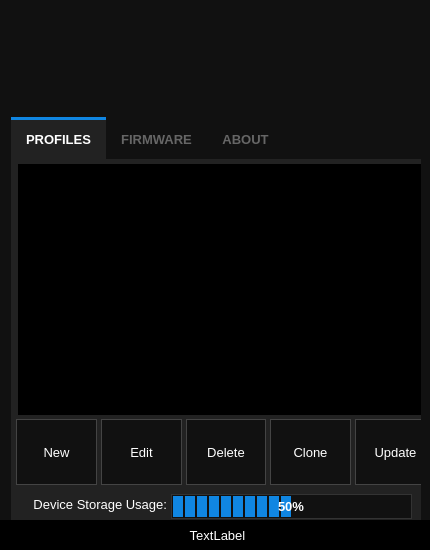
<?xml version="1.0" encoding="UTF-8"?>
<ui version="4.0">
 <class>Dialog</class>
 <widget class="QDialog" name="Dialog">
  <property name="enabled">
   <bool>true</bool>
  </property>
  <property name="geometry">
   <rect>
    <x>0</x>
    <y>0</y>
    <width>430</width>
    <height>550</height>
   </rect>
  </property>
  <property name="minimumSize">
   <size>
    <width>430</width>
    <height>550</height>
   </size>
  </property>
  <property name="maximumSize">
   <size>
    <width>430</width>
    <height>550</height>
   </size>
  </property>
  <property name="windowTitle">
   <string>Title</string>
  </property>
  <property name="styleSheet">
   <string notr="true">QDialog {
	background-color: #111;
}

QProgressBar {
	background-color: #111;
	border-color: #333;
	border-width: 1px;
	border-style: solid;
	color:white;
}

QMessageBox {
	background-color: #111;
	color:white;
}
</string>
  </property>
  <property name="locale">
   <locale language="English" country="UnitedStates"/>
  </property>
  <widget class="QWidget" name="verticalLayoutWidget">
   <property name="geometry">
    <rect>
     <x>0</x>
     <y>0</y>
     <width>432</width>
     <height>546</height>
    </rect>
   </property>
   <layout class="QVBoxLayout" name="verticalLayout">
    <property name="sizeConstraint">
     <enum>QLayout::SetNoConstraint</enum>
    </property>
    <item>
     <widget class="QLabel" name="ImageHeader">
      <property name="minimumSize">
       <size>
        <width>0</width>
        <height>100</height>
       </size>
      </property>
      <property name="maximumSize">
       <size>
        <width>16777215</width>
        <height>100</height>
       </size>
      </property>
      <property name="text">
       <string/>
      </property>
      <property name="pixmap">
       <pixmap resource="BeastBox.qrc">:/images/top.png</pixmap>
      </property>
     </widget>
    </item>
    <item>
     <widget class="QTabWidget" name="tabWidget">
      <property name="enabled">
       <bool>true</bool>
      </property>
      <property name="minimumSize">
       <size>
        <width>0</width>
        <height>0</height>
       </size>
      </property>
      <property name="maximumSize">
       <size>
        <width>16777215</width>
        <height>16777215</height>
       </size>
      </property>
      <property name="font">
       <font>
        <pointsize>10</pointsize>
        <weight>75</weight>
        <bold>true</bold>
       </font>
      </property>
      <property name="autoFillBackground">
       <bool>false</bool>
      </property>
      <property name="styleSheet">
       <string notr="true">QTabWidget {
	border: 0px solid #111;
background: #222;
}

QTabWidget::pane {
     border-top: 0px solid #111;
     position: absolute;
 }

QTabBar {
    background: #111;
    color: #666;
    border-radius: 0;
    border: 2px solid #111;
}

QTabBar::tab:top {
    margin: 0px 0px 0 0;
    padding: 12px 15px;
    border-top: 3px solid transparent;
    background: #111;
}
 
QTabBar::tab:selected {
    color: white;
	background: #222;
    border: 0;
}

QTabBar::tab:!enabled {
    color: #666;
    border: 0;
}
 
QTabBar::tab:top:hover {
        border-top: 3px solid #444;
}
QTabBar::tab:top:selected {
 border-top: 3px solid #1086e2;
}
 
QTabBar::tab:hover,
QTabBar::tab:focus {
	
}

QWidget#tab1 {
	background-color: #222;
	border: 0px solid #222;
}
QWidget#tab2 {
	background-color: #222;
	border: 0px solid #222;
}
QWidget#tab3 {
	background-color: #222;
	border: 0px solid #222;
}
QWidget#tab4 {
	background-color: #222;
	border: 0px solid #222;
}

QToolButton {
	background-color: #111;
	color: white;
	border-style: outset;	
	border: 1px solid #444;
}

QToolButton:hover{
	background-color: #222;
	color: #1086e2;
	border: 1px solid #444;
}

QToolButton:!enabled {
	color: #999;
}

QLabel:disabled {
	color: #999;
}

QLabel {
	background-color: #222;
	color: white;
}

QProgressBar {
	background-color: #111;
	border-color: #333;
	border-width: 1px;
	border-style: solid;
	color:white;
}

QProgressBar::chunk {
    background-color: #1086e2;
    width: 10px;
    margin: 0.5px;
}</string>
      </property>
      <property name="currentIndex">
       <number>0</number>
      </property>
      <widget class="QWidget" name="tab1">
       <attribute name="title">
        <string>PROFILES</string>
       </attribute>
       <widget class="QToolButton" name="btn_delProfile">
        <property name="geometry">
         <rect>
          <x>175</x>
          <y>260</y>
          <width>80</width>
          <height>66</height>
         </rect>
        </property>
        <property name="font">
         <font>
          <pointsize>10</pointsize>
         </font>
        </property>
        <property name="text">
         <string>Delete</string>
        </property>
        <property name="icon">
         <iconset resource="BeastBox.qrc">
          <normaloff>:/images/delete.png</normaloff>:/images/delete.png</iconset>
        </property>
        <property name="iconSize">
         <size>
          <width>32</width>
          <height>32</height>
         </size>
        </property>
        <property name="toolButtonStyle">
         <enum>Qt::ToolButtonTextUnderIcon</enum>
        </property>
       </widget>
       <widget class="QToolButton" name="btn_newProfile">
        <property name="geometry">
         <rect>
          <x>5</x>
          <y>260</y>
          <width>81</width>
          <height>66</height>
         </rect>
        </property>
        <property name="font">
         <font>
          <pointsize>10</pointsize>
         </font>
        </property>
        <property name="text">
         <string>New</string>
        </property>
        <property name="icon">
         <iconset resource="BeastBox.qrc">
          <normaloff>:/images/new.png</normaloff>:/images/new.png</iconset>
        </property>
        <property name="iconSize">
         <size>
          <width>32</width>
          <height>32</height>
         </size>
        </property>
        <property name="toolButtonStyle">
         <enum>Qt::ToolButtonTextUnderIcon</enum>
        </property>
       </widget>
       <widget class="QToolButton" name="btn_cloneProfile">
        <property name="geometry">
         <rect>
          <x>259</x>
          <y>260</y>
          <width>81</width>
          <height>66</height>
         </rect>
        </property>
        <property name="font">
         <font>
          <pointsize>10</pointsize>
         </font>
        </property>
        <property name="text">
         <string>Clone</string>
        </property>
        <property name="icon">
         <iconset resource="BeastBox.qrc">
          <normaloff>:/images/copy.png</normaloff>:/images/copy.png</iconset>
        </property>
        <property name="iconSize">
         <size>
          <width>32</width>
          <height>32</height>
         </size>
        </property>
        <property name="toolButtonStyle">
         <enum>Qt::ToolButtonTextUnderIcon</enum>
        </property>
       </widget>
       <widget class="QProgressBar" name="pb_profiles">
        <property name="geometry">
         <rect>
          <x>160</x>
          <y>335</y>
          <width>241</width>
          <height>25</height>
         </rect>
        </property>
        <property name="font">
         <font>
          <pointsize>10</pointsize>
          <weight>75</weight>
          <bold>true</bold>
         </font>
        </property>
        <property name="styleSheet">
         <string notr="true">QProgressBar {
	background-color: #111;
	border-color: #333;
	border-width: 1px;
	border-style: solid;
	color:white;
};</string>
        </property>
        <property name="value">
         <number>50</number>
        </property>
        <property name="alignment">
         <set>Qt::AlignCenter</set>
        </property>
        <property name="textVisible">
         <bool>true</bool>
        </property>
       </widget>
       <widget class="QLabel" name="label_2">
        <property name="enabled">
         <bool>true</bool>
        </property>
        <property name="geometry">
         <rect>
          <x>20</x>
          <y>335</y>
          <width>136</width>
          <height>21</height>
         </rect>
        </property>
        <property name="font">
         <font>
          <pointsize>10</pointsize>
         </font>
        </property>
        <property name="styleSheet">
         <string notr="true">QLabel {
	color: rgb(255, 255, 255);
}

QLabel:disabled
{
	color:#999;
}</string>
        </property>
        <property name="text">
         <string>Device Storage Usage:</string>
        </property>
        <property name="alignment">
         <set>Qt::AlignRight|Qt::AlignTrailing|Qt::AlignVCenter</set>
        </property>
       </widget>
       <widget class="QListWidget" name="lst_profiles">
        <property name="geometry">
         <rect>
          <x>7</x>
          <y>5</y>
          <width>415</width>
          <height>251</height>
         </rect>
        </property>
        <property name="styleSheet">
         <string notr="true">QListWidget  {
	background-color: rgb(0, 0, 0);
}

QScrollBar:vertical  {
    background: #111;
	border: 0;
	width: 20px;
	margin: 0 0 0 0;
	padding: 0 0 0 0;
}

QScrollBar::up-arrow:vertical, QScrollBar::down-arrow:vertical  {
    border: 0;
	margin: 0 0 0 0;
}

 QScrollBar::handle:vertical  {
     background: #333;
	 margin: 20px 0 20px 0;
 }
 
 QScrollBar::add-page:vertical, QScrollBar::sub-page:vertical  {
     background: none;
 }

 QScrollBar::sub-line:vertical  {
     border: 0px solid grey;
 	 image: url(:/images/scroll_up.png);
     subcontrol-position: top;
     subcontrol-origin: content;
 }

 QScrollBar::add-line:vertical  {
     border: 0px solid grey;
	 image: url(:/images/scroll_down.png);
     subcontrol-position: bottom;
     subcontrol-origin: content;
 }
</string>
        </property>
        <property name="frameShape">
         <enum>QFrame::NoFrame</enum>
        </property>
       </widget>
       <widget class="QToolButton" name="btn_edtProfile">
        <property name="geometry">
         <rect>
          <x>90</x>
          <y>260</y>
          <width>81</width>
          <height>66</height>
         </rect>
        </property>
        <property name="font">
         <font>
          <pointsize>10</pointsize>
         </font>
        </property>
        <property name="text">
         <string>Edit</string>
        </property>
        <property name="icon">
         <iconset resource="BeastBox.qrc">
          <normaloff>:/images/edit.png</normaloff>:/images/edit.png</iconset>
        </property>
        <property name="iconSize">
         <size>
          <width>32</width>
          <height>32</height>
         </size>
        </property>
        <property name="toolButtonStyle">
         <enum>Qt::ToolButtonTextUnderIcon</enum>
        </property>
       </widget>
       <widget class="QToolButton" name="btn_updProfile">
        <property name="geometry">
         <rect>
          <x>344</x>
          <y>260</y>
          <width>81</width>
          <height>66</height>
         </rect>
        </property>
        <property name="font">
         <font>
          <pointsize>10</pointsize>
         </font>
        </property>
        <property name="text">
         <string>Update</string>
        </property>
        <property name="icon">
         <iconset resource="BeastBox.qrc">
          <normaloff>:/images/upload.png</normaloff>:/images/upload.png</iconset>
        </property>
        <property name="iconSize">
         <size>
          <width>32</width>
          <height>32</height>
         </size>
        </property>
        <property name="toolButtonStyle">
         <enum>Qt::ToolButtonTextUnderIcon</enum>
        </property>
       </widget>
      </widget>
      <widget class="QWidget" name="tab3">
       <attribute name="title">
        <string>FIRMWARE</string>
       </attribute>
       <widget class="QProgressBar" name="pb_firmware">
        <property name="geometry">
         <rect>
          <x>125</x>
          <y>80</y>
          <width>271</width>
          <height>31</height>
         </rect>
        </property>
        <property name="font">
         <font>
          <pointsize>10</pointsize>
          <weight>75</weight>
          <bold>true</bold>
         </font>
        </property>
        <property name="styleSheet">
         <string notr="true">QProgressBar {
	background-color: #111;
	border-color: #333;
	border-width: 1px;
	border-style: solid;
	color:white;
margin: 0.5px;
};</string>
        </property>
        <property name="value">
         <number>50</number>
        </property>
        <property name="alignment">
         <set>Qt::AlignCenter</set>
        </property>
        <property name="textVisible">
         <bool>false</bool>
        </property>
       </widget>
       <widget class="QLabel" name="label">
        <property name="geometry">
         <rect>
          <x>35</x>
          <y>50</y>
          <width>71</width>
          <height>61</height>
         </rect>
        </property>
        <property name="text">
         <string/>
        </property>
        <property name="pixmap">
         <pixmap resource="BeastBox.qrc">:/images/firmware.png</pixmap>
        </property>
       </widget>
       <widget class="QLabel" name="label_3">
        <property name="geometry">
         <rect>
          <x>35</x>
          <y>300</y>
          <width>356</width>
          <height>46</height>
         </rect>
        </property>
        <property name="font">
         <font>
          <pointsize>10</pointsize>
         </font>
        </property>
        <property name="styleSheet">
         <string notr="true">QLabel {
	color: rgb(255, 255, 255);
}

QLabel:disabled
{
	color:#999;
}

</string>
        </property>
        <property name="inputMethodHints">
         <set>Qt::ImhMultiLine</set>
        </property>
        <property name="text">
         <string>NOTE: During firmware update DO NOT turn off or disconnect device from computer.</string>
        </property>
        <property name="scaledContents">
         <bool>false</bool>
        </property>
        <property name="wordWrap">
         <bool>true</bool>
        </property>
       </widget>
       <widget class="QToolButton" name="btn_update">
        <property name="geometry">
         <rect>
          <x>35</x>
          <y>235</y>
          <width>121</width>
          <height>56</height>
         </rect>
        </property>
        <property name="font">
         <font>
          <pointsize>10</pointsize>
         </font>
        </property>
        <property name="styleSheet">
         <string notr="true">QToolButton {
	padding-left:10;
	padding-right:10;
}</string>
        </property>
        <property name="text">
         <string>   Update</string>
        </property>
        <property name="icon">
         <iconset resource="BeastBox.qrc">
          <normaloff>:/images/update.png</normaloff>:/images/update.png</iconset>
        </property>
        <property name="iconSize">
         <size>
          <width>32</width>
          <height>39</height>
         </size>
        </property>
        <property name="toolButtonStyle">
         <enum>Qt::ToolButtonTextBesideIcon</enum>
        </property>
       </widget>
       <widget class="QToolButton" name="btn_load">
        <property name="geometry">
         <rect>
          <x>35</x>
          <y>165</y>
          <width>121</width>
          <height>56</height>
         </rect>
        </property>
        <property name="font">
         <font>
          <pointsize>10</pointsize>
         </font>
        </property>
        <property name="styleSheet">
         <string notr="true">QToolButton {
padding-left:10;
}</string>
        </property>
        <property name="text">
         <string>   Load...</string>
        </property>
        <property name="icon">
         <iconset resource="BeastBox.qrc">
          <normaloff>:/images/open.png</normaloff>:/images/open.png</iconset>
        </property>
        <property name="iconSize">
         <size>
          <width>32</width>
          <height>39</height>
         </size>
        </property>
        <property name="toolButtonStyle">
         <enum>Qt::ToolButtonTextBesideIcon</enum>
        </property>
       </widget>
       <widget class="QLabel" name="lbl_update_text">
        <property name="geometry">
         <rect>
          <x>130</x>
          <y>50</y>
          <width>261</width>
          <height>21</height>
         </rect>
        </property>
        <property name="font">
         <font>
          <pointsize>10</pointsize>
         </font>
        </property>
        <property name="styleSheet">
         <string notr="true">QLabel {
	color: rgb(255, 255, 255);
}

QLabel:disabled
{
	color:#999;
}

</string>
        </property>
        <property name="inputMethodHints">
         <set>Qt::ImhMultiLine</set>
        </property>
        <property name="text">
         <string/>
        </property>
        <property name="scaledContents">
         <bool>false</bool>
        </property>
        <property name="wordWrap">
         <bool>true</bool>
        </property>
       </widget>
       <widget class="Line" name="line">
        <property name="geometry">
         <rect>
          <x>35</x>
          <y>145</y>
          <width>356</width>
          <height>16</height>
         </rect>
        </property>
        <property name="orientation">
         <enum>Qt::Horizontal</enum>
        </property>
       </widget>
       <widget class="QToolButton" name="btn_switch">
        <property name="geometry">
         <rect>
          <x>255</x>
          <y>165</y>
          <width>136</width>
          <height>126</height>
         </rect>
        </property>
        <property name="font">
         <font>
          <pointsize>10</pointsize>
         </font>
        </property>
        <property name="text">
         <string>Switch between
DFU and HID mode</string>
        </property>
        <property name="icon">
         <iconset resource="BeastBox.qrc">
          <normaloff>:/images/update.png</normaloff>:/images/update.png</iconset>
        </property>
        <property name="iconSize">
         <size>
          <width>32</width>
          <height>32</height>
         </size>
        </property>
        <property name="toolButtonStyle">
         <enum>Qt::ToolButtonTextUnderIcon</enum>
        </property>
       </widget>
      </widget>
      <widget class="QWidget" name="tab4">
       <attribute name="title">
        <string>ABOUT</string>
       </attribute>
       <widget class="QLabel" name="lbl_version">
        <property name="geometry">
         <rect>
          <x>10</x>
          <y>10</y>
          <width>191</width>
          <height>16</height>
         </rect>
        </property>
        <property name="font">
         <font>
          <pointsize>10</pointsize>
         </font>
        </property>
        <property name="layoutDirection">
         <enum>Qt::LeftToRight</enum>
        </property>
        <property name="autoFillBackground">
         <bool>false</bool>
        </property>
        <property name="styleSheet">
         <string notr="true">QLabel {
	color: rgb(255, 255, 255);
}

QLabel:disabled
{
	color:#999;
}

</string>
        </property>
        <property name="text">
         <string>version</string>
        </property>
        <property name="alignment">
         <set>Qt::AlignCenter</set>
        </property>
       </widget>
       <widget class="QLabel" name="lbl_versionFirmware">
        <property name="geometry">
         <rect>
          <x>225</x>
          <y>10</y>
          <width>191</width>
          <height>16</height>
         </rect>
        </property>
        <property name="font">
         <font>
          <pointsize>10</pointsize>
         </font>
        </property>
        <property name="layoutDirection">
         <enum>Qt::LeftToRight</enum>
        </property>
        <property name="autoFillBackground">
         <bool>false</bool>
        </property>
        <property name="styleSheet">
         <string notr="true">QLabel {
	color: rgb(255, 255, 255);
}</string>
        </property>
        <property name="text">
         <string>version</string>
        </property>
        <property name="alignment">
         <set>Qt::AlignCenter</set>
        </property>
       </widget>
       <widget class="QTextEdit" name="textEdit">
        <property name="geometry">
         <rect>
          <x>5</x>
          <y>35</y>
          <width>416</width>
          <height>331</height>
         </rect>
        </property>
        <property name="font">
         <font>
          <pointsize>11</pointsize>
         </font>
        </property>
        <property name="styleSheet">
         <string notr="true">QTextEdit {
	background-color: #111;
	color: rgb(85, 170, 255);
}

QScrollBar:vertical  {
    background: #111;
	border: 0;
	width: 20px;
	margin: 0 0 0 0;
	padding: 0 0 0 0;
}

QScrollBar::up-arrow:vertical, QScrollBar::down-arrow:vertical  {
    border: 0;
	margin: 0 0 0 0;
}

 QScrollBar::handle:vertical  {
     background: #333;
	 margin: 20px 0 20px 0;
 }
 
 QScrollBar::add-page:vertical, QScrollBar::sub-page:vertical  {
     background: none;
 }

 QScrollBar::sub-line:vertical  {
     border: 0px solid grey;
 	 image: url(:/images/scroll_up.png);
     subcontrol-position: top;
     subcontrol-origin: content;
 }

 QScrollBar::add-line:vertical  {
     border: 0px solid grey;
	 image: url(:/images/scroll_down.png);
     subcontrol-position: bottom;
     subcontrol-origin: content;
 }
</string>
        </property>
        <property name="frameShape">
         <enum>QFrame::NoFrame</enum>
        </property>
        <property name="undoRedoEnabled">
         <bool>false</bool>
        </property>
        <property name="readOnly">
         <bool>true</bool>
        </property>
       </widget>
      </widget>
     </widget>
    </item>
   </layout>
  </widget>
  <widget class="QLabel" name="lbl_status">
   <property name="geometry">
    <rect>
     <x>0</x>
     <y>520</y>
     <width>435</width>
     <height>30</height>
    </rect>
   </property>
   <property name="minimumSize">
    <size>
     <width>0</width>
     <height>10</height>
    </size>
   </property>
   <property name="maximumSize">
    <size>
     <width>16777215</width>
     <height>30</height>
    </size>
   </property>
   <property name="font">
    <font>
     <pointsize>10</pointsize>
    </font>
   </property>
   <property name="layoutDirection">
    <enum>Qt::LeftToRight</enum>
   </property>
   <property name="autoFillBackground">
    <bool>false</bool>
   </property>
   <property name="styleSheet">
    <string notr="true">QLabel {
	background-color: rgb(0, 0, 0);
	color: rgb(255, 255, 255);
}</string>
   </property>
   <property name="text">
    <string>TextLabel</string>
   </property>
   <property name="alignment">
    <set>Qt::AlignCenter</set>
   </property>
  </widget>
 </widget>
 <layoutdefault spacing="6" margin="11"/>
 <tabstops>
  <tabstop>btn_delProfile</tabstop>
  <tabstop>btn_newProfile</tabstop>
  <tabstop>tabWidget</tabstop>
  <tabstop>btn_cloneProfile</tabstop>
  <tabstop>lst_profiles</tabstop>
  <tabstop>btn_edtProfile</tabstop>
  <tabstop>btn_updProfile</tabstop>
  <tabstop>btn_switch</tabstop>
 </tabstops>
 <resources>
  <include location="BeastBox.qrc"/>
 </resources>
 <connections/>
</ui>
